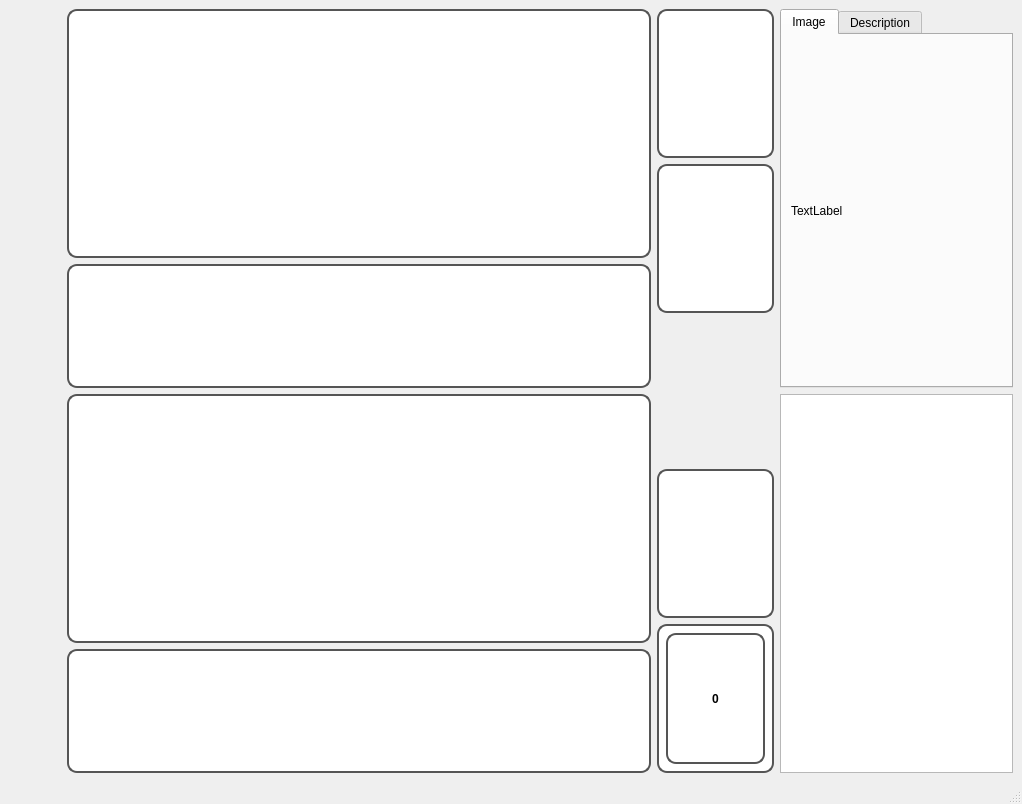
<?xml version="1.0" encoding="UTF-8"?>
<ui version="4.0">
 <class>GameWindow</class>
 <widget class="QMainWindow" name="GameWindow">
  <property name="geometry">
   <rect>
    <x>0</x>
    <y>0</y>
    <width>1022</width>
    <height>804</height>
   </rect>
  </property>
  <property name="windowTitle">
   <string>MainWindow</string>
  </property>
  <widget class="QWidget" name="centralwidget">
   <layout class="QHBoxLayout" name="horizontalLayout_2" stretch="1,10,2,4">
    <item>
     <layout class="QVBoxLayout" name="PhaseLayout"/>
    </item>
    <item>
     <layout class="QVBoxLayout" name="FieldLayout" stretch="2,1,2,1">
      <item>
       <widget class="QWidget" name="OpponentMainField" native="true">
        <property name="styleSheet">
         <string notr="true">background-color: rgb(255, 255, 255);
        border: 2px solid #555;
        border-radius: 10px;
</string>
        </property>
       </widget>
      </item>
      <item>
       <widget class="QWidget" name="ShowdownField" native="true">
        <property name="styleSheet">
         <string notr="true">background-color: rgb(255, 255, 255);
        border: 2px solid #555;
        border-radius: 10px;
</string>
        </property>
       </widget>
      </item>
      <item>
       <widget class="QWidget" name="PlayerMainField" native="true">
        <property name="styleSheet">
         <string notr="true">background-color: rgb(255, 255, 255);
        border: 2px solid #555;
        border-radius: 10px;
</string>
        </property>
       </widget>
      </item>
      <item>
       <widget class="QWidget" name="HandWidget" native="true">
        <property name="styleSheet">
         <string notr="true">background-color: rgb(255, 255, 255);
        border: 2px solid #555;
        border-radius: 10px;</string>
        </property>
        <layout class="QHBoxLayout" name="horizontalLayout_3">
         <item>
          <layout class="QHBoxLayout" name="HandLayout"/>
         </item>
        </layout>
       </widget>
      </item>
     </layout>
    </item>
    <item>
     <layout class="QVBoxLayout" name="SideLayout">
      <item>
       <widget class="QWidget" name="OpponentDeck" native="true">
        <property name="styleSheet">
         <string notr="true">background-color: rgb(255, 255, 255);
        border: 2px solid #555;
        border-radius: 10px;</string>
        </property>
       </widget>
      </item>
      <item>
       <widget class="QWidget" name="OpponentGraveyard" native="true">
        <property name="styleSheet">
         <string notr="true">background-color: rgb(255, 255, 255);
        border: 2px solid #555;
        border-radius: 10px;</string>
        </property>
       </widget>
      </item>
      <item>
       <spacer name="verticalSpacer">
        <property name="orientation">
         <enum>Qt::Orientation::Vertical</enum>
        </property>
        <property name="sizeType">
         <enum>QSizePolicy::Policy::Fixed</enum>
        </property>
        <property name="sizeHint" stdset="0">
         <size>
          <width>20</width>
          <height>150</height>
         </size>
        </property>
       </spacer>
      </item>
      <item>
       <widget class="QWidget" name="PlayerGraveyard" native="true">
        <property name="styleSheet">
         <string notr="true">background-color: rgb(255, 255, 255);
        border: 2px solid #555;
        border-radius: 10px;</string>
        </property>
       </widget>
      </item>
      <item>
       <widget class="QWidget" name="PlayerDeck" native="true">
        <property name="styleSheet">
         <string notr="true">background-color: rgb(255, 255, 255);
        border: 2px solid #555;
        border-radius: 10px;</string>
        </property>
        <layout class="QVBoxLayout" name="verticalLayout">
         <item>
          <widget class="QLabel" name="DeckSize">
           <property name="font">
            <font>
             <bold>true</bold>
            </font>
           </property>
           <property name="text">
            <string>0</string>
           </property>
           <property name="alignment">
            <set>Qt::AlignmentFlag::AlignCenter</set>
           </property>
          </widget>
         </item>
        </layout>
       </widget>
      </item>
     </layout>
    </item>
    <item>
     <layout class="QVBoxLayout" name="InfoLayout" stretch="0,0">
      <item>
       <widget class="QTabWidget" name="CardPreview">
        <property name="currentIndex">
         <number>0</number>
        </property>
        <widget class="QWidget" name="Image">
         <attribute name="title">
          <string>Image</string>
         </attribute>
         <layout class="QVBoxLayout" name="verticalLayout_3">
          <item>
           <widget class="QLabel" name="ImagePreview">
            <property name="text">
             <string>TextLabel</string>
            </property>
           </widget>
          </item>
         </layout>
        </widget>
        <widget class="QWidget" name="Description">
         <attribute name="title">
          <string>Description</string>
         </attribute>
         <layout class="QVBoxLayout" name="verticalLayout_2">
          <item>
           <widget class="QLabel" name="DescriptionPreview">
            <property name="text">
             <string>TextLabel</string>
            </property>
            <property name="wordWrap">
             <bool>true</bool>
            </property>
           </widget>
          </item>
         </layout>
        </widget>
       </widget>
      </item>
      <item>
       <widget class="QListView" name="listView"/>
      </item>
     </layout>
    </item>
   </layout>
  </widget>
  <widget class="QMenuBar" name="menubar">
   <property name="geometry">
    <rect>
     <x>0</x>
     <y>0</y>
     <width>1022</width>
     <height>26</height>
    </rect>
   </property>
  </widget>
  <widget class="QStatusBar" name="statusbar"/>
 </widget>
 <resources/>
 <connections/>
</ui>
